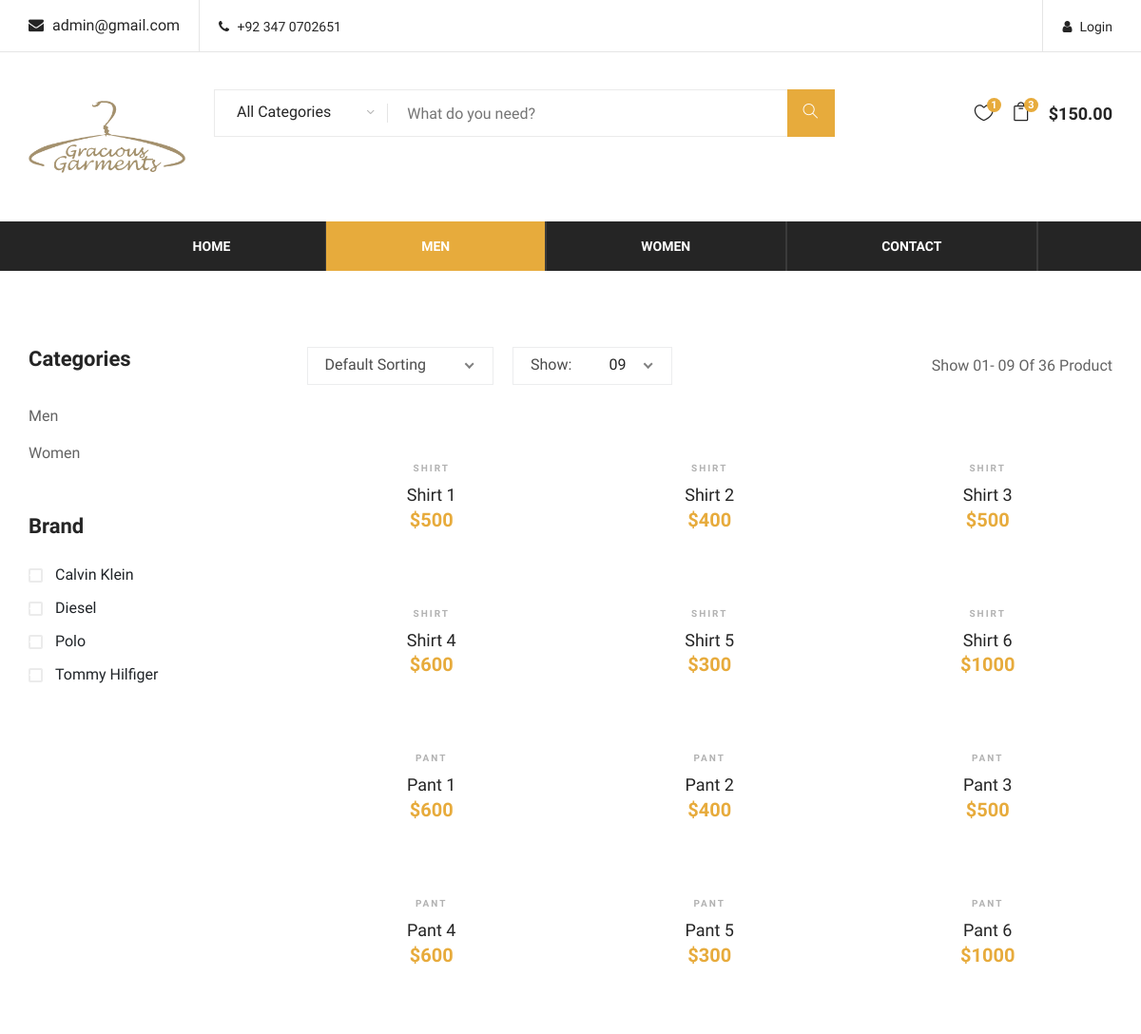
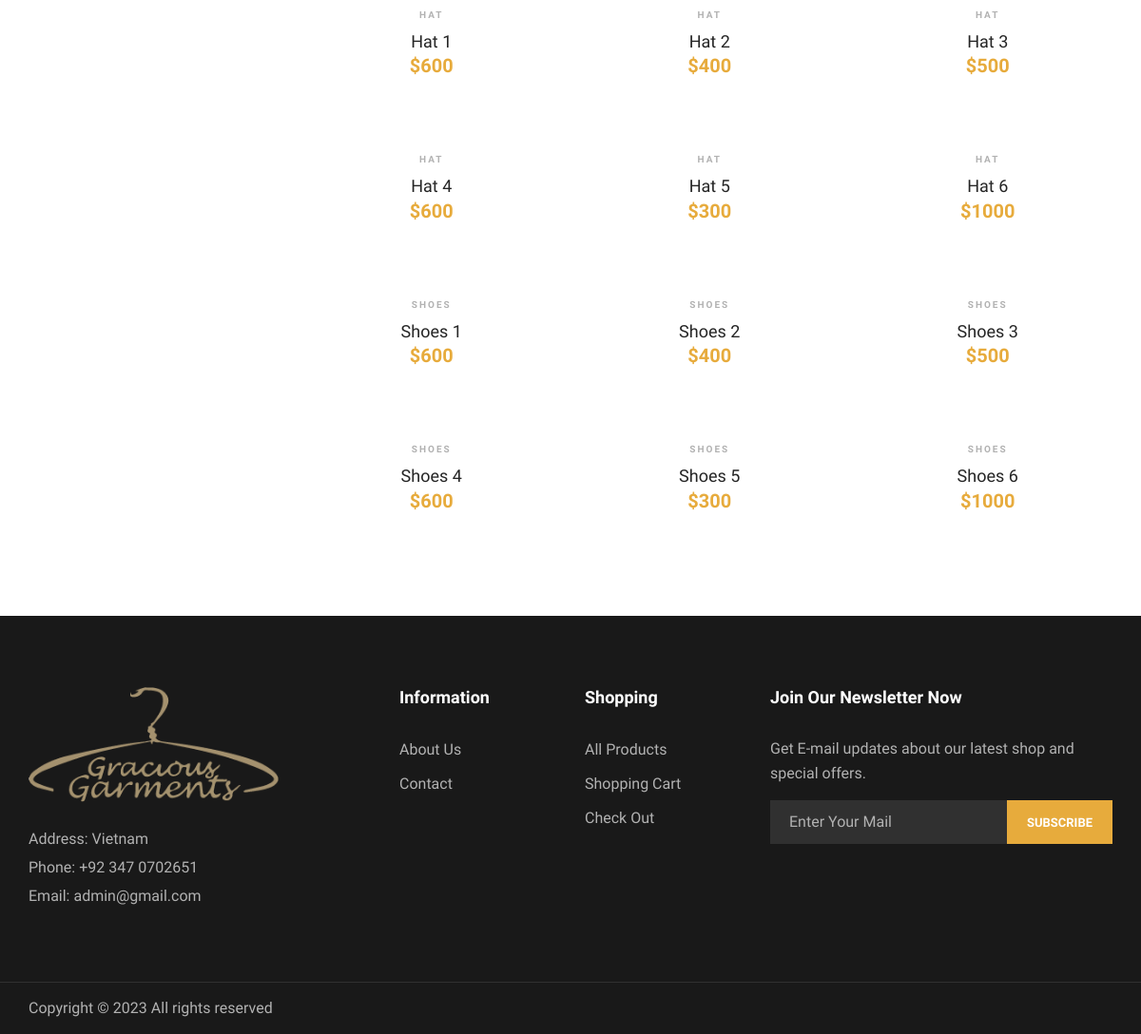
Page /men.php on the committed database (2 pictures, top to bottom).
### tables this page shows
CREATE TABLE `product` (
  `id` int(11) NOT NULL,
  `product_Name` varchar(150) NOT NULL,
  `price` varchar(50) NOT NULL,
  `category` varchar(50) NOT NULL,
  `gender` varchar(50) NOT NULL,
  `number` int(50) NOT NULL,
  `img` varchar(500) NOT NULL
);

### men.php (the view, shortened to what this page needs)
<?php
require("config.php");
$sql = "SELECT * FROM product where gender='men'";
$result = mysqli_query($conn, $sql);
?>
<!DOCTYPE html>
<html lang="zxx">
<head>
    <link rel="stylesheet" href="css/bootstrap.min.css" type="text/css">
    <link rel="stylesheet" href="css/font-awesome.min.css" type="text/css">
    <link rel="stylesheet" href="css/themify-icons.css" type="text/css">
    <link rel="stylesheet" href="css/elegant-icons.css" type="text/css">
    <link rel="stylesheet" href="css/owl.carousel.min.css" type="text/css">
    <link rel="stylesheet" href="css/nice-select.css" type="text/css">
    <link rel="stylesheet" href="css/jquery-ui.min.css" type="text/css">
    <link rel="stylesheet" href="css/slicknav.min.css" type="text/css">
    <link rel="stylesheet" href="css/style.css" type="text/css">
</head>
<body>
    <header class="header-section">
        <div class="header-top">
            <div class="container">
                <div class="ht-left">
                    <div class="mail-service">
                        <i class=" fa fa-envelope"></i> admin@gmail.com
                    </div>
                    <div class="phone-service">
                        <i class=" fa fa-phone"></i> +92 347 0702651
                    </div>
                </div>
                <div class="ht-right">
                    <a href="./login.php" class="login-panel"><i class="fa fa-user"></i>Login</a>
                </div>
            </div>
        </div>
        <div class="container">
            <div class="inner-header">
                <div class="row">
                    <div class="col-lg-2 col-md-2">
                        <div class="logo">
                            <a href="./index.php">
                                <img src="./logo-1.png" width="176px" alt="">
                            </a>
                        </div>
                    </div>
                    <div class="col-lg-7 col-md-7">
                        <div class="advanced-search">
                            <button type="button" class="category-btn">All Categories</button>
                            <div class="input-group">
                                <input type="text" placeholder="What do you need?">
                                <button type="button"><i class="ti-search"></i></button>
                            </div>
                        </div>
                    </div>
                    <div class="col-lg-3 text-right col-md-3">
                        <ul class="nav-right">
                            <li class="heart-icon">
                                <a href="#">
                                    <i class="icon_heart_alt"></i>
                                    <span>1</span>
                                </a>
                            </li>
                            <li class="cart-icon">
                                <a href="#">
                                    <i class="icon_bag_alt"></i>
                                    <span>3</span>
                                </a>
                            </li>
                            <li class="cart-price">$150.00</li>
                        </ul>
                    </div>
                </div>
            </div>
        </div>
        <div class="nav-item">
            <div class="container">
                <center>
                    <nav class="nav-menu mobile-menu">
                        <ul>
                            <li><a href="./index.php">Home</a></li>
                            <li class="active"><a href="./men.php">Men</a>
                            </li>
                            <li><a href="./women.php">Women</a>
                            </li>
                            <li><a href="./contact.php">Contact</a></li>
                        </ul>
                    </nav>
                </center>
            </div>
        </div>
    </header>
    <section class="product-shop spad">
        <div class="container">
            <div class="row">
                <div class="col-lg-3 col-md-6 col-sm-8 order-2 order-lg-1 produts-sidebar-filter">
                    <div class="filter-widget">
                        <h4 class="fw-title">Categories</h4>
                        <ul class="filter-catagories">
                            <li><a href="#">Men</a></li>
                            <li><a href="#">Women</a></li>
                        </ul>
                    </div>
                    <div class="filter-widget">
                        <h4 class="fw-title">Brand</h4>
                        <div class="fw-brand-check">
                            <div class="bc-item">
                                <label for="bc-calvin">
                                    Calvin Klein
                                    <span class="checkmark"></span>
                                </label>
                            </div>
                            <div class="bc-item">
                                <label for="bc-diesel">
                                    Diesel
                                    <span class="checkmark"></span>
                                </label>
                            </div>
                            <div class="bc-item">
                                <label for="bc-polo">
                                    Polo
                                    <span class="checkmark"></span>
                                </label>
                            </div>
                            <div class="bc-item">
                                <label for="bc-tommy">
                                    Tommy Hilfiger
                                    <span class="checkmark"></span>
                                </label>
                            </div>
                        </div>
                    </div>
                </div>
                <div class="col-lg-9 order-1 order-lg-2">
                    <div class="product-show-option">
                        <div class="row">
                            <div class="col-lg-7 col-md-7">
                                <div class="select-option">
                                </div>
                            </div>
                            <div class="col-lg-5 col-md-5 text-right">
                                <p>Show 01- 09 Of 36 Product</p>
                            </div>
                        </div>
                    </div>
                    <div class="product-list">
                        <div class="row">
                            <?php
                            while ($row = mysqli_fetch_array($result)) {
                            ?>
                                <div class="col-lg-4 col-sm-6">
                                    <div class="product-item">
                                        <div class="pi-pic">
                                          <a href="./product.php?id=<?php echo $row['id']?>">  <img src="<?php echo $row['img'] ?>" alt=""></img></a>
                                        </div>
                                        <div class="pi-text">
                                            <div class="catagory-name"><?php echo $row['category'] ?></div>
                                            <a href="#">
                                                <h5><?php echo $row['product_Name'] ?></h5>
                                            </a>
                                            <div class="product-price">
                                                $<?php echo $row['price'] ?>
                                            </div>
                                        </div>
                                    </div>
                                </div>
                            <?php
                            }
                            ?>
                        </div>
                    </div>
                </div>
            </div>
        </div>
    </section>
    <footer class="footer-section">
        <div class="container">
            <div class="row">
                <div class="col-lg-3">
                    <div class="footer-left">
                        <div class="footer-logo">
                            <a href="#"><img src="./logo-1.png" alt=""></a>
                        </div>
                        <ul>
                            <li>Address: Vietnam</li>
                            <li>Phone: +92 347 0702651</li>
                            <li>Email: admin@gmail.com</li>
                        </ul>
                    </div>
                </div>
                <div class="col-lg-2 offset-lg-1">
                    <div class="footer-widget">
                        <h5>Information</h5>
                        <ul>
                            <li><a href="#">About Us</a></li>
                            <li><a href="./contact.php">Contact</a></li>
                        </ul>
                    </div>
                </div>
                <div class="col-lg-2">
                    <div class="footer-widget">
                        <h5>Shopping</h5>
                        <ul>
                            <li><a href="./shop.php">All Products</a></li>
                            <li><a href="./shopping-cart.php">Shopping Cart</a></li>
                            <li><a href="./check-out.php">Check Out</a></li>
                        </ul>
                    </div>
                </div>
                <div class="col-lg-4">
                    <div class="newslatter-item">
                        <h5>Join Our Newsletter Now</h5>
                        <p>Get E-mail updates about our latest shop and special offers.</p>
                        <form action="#" class="subscribe-form">
                            <input type="text" placeholder="Enter Your Mail">
                            <button type="button">Subscribe</button>
                        </form>
                    </div>
                </div>
            </div>
        </div>
        <div class="copyright-reserved">
            <div class="container">
                <div class="row">
                    <div class="col-lg-12">
                        <div class="copyright-text">
                            Copyright &copy;
                             All rights reserved </i>
                        </div>
                    </div>
                </div>
            </div>
        </div>
    </footer>
</body>
</html>

### rows in the picture
product: category "SHIRT", product_Name "Shirt 1", price "500"
product: category "SHIRT", product_Name "Shirt 2", price "400"
product: category "SHIRT", product_Name "Shirt 3", price "500"
product: category "SHIRT", product_Name "Shirt 4", price "600"
product: category "SHIRT", product_Name "Shirt 5", price "300"
product: category "SHIRT", product_Name "Shirt 6", price "1000"
product: category "PANT", product_Name "Pant 1", price "600"
product: category "PANT", product_Name "Pant 2", price "400"
product: category "PANT", product_Name "Pant 3", price "500"
product: category "PANT", product_Name "Pant 4", price "600"
product: category "PANT", product_Name "Pant 5", price "300"
product: category "PANT", product_Name "Pant 6", price "1000"
product: category "HAT", product_Name "Hat 1", price "600"
product: category "HAT", product_Name "Hat 2", price "400"
product: category "HAT", product_Name "Hat 3", price "500"
product: category "HAT", product_Name "Hat 4", price "600"
product: category "HAT", product_Name "Hat 5", price "300"
product: category "HAT", product_Name "Hat 6", price "1000"
product: category "SHOES", product_Name "Shoes 1", price "600"
product: category "SHOES", product_Name "Shoes 2", price "400"
product: category "SHOES", product_Name "Shoes 3", price "500"
product: category "SHOES", product_Name "Shoes 4", price "600"
product: category "SHOES", product_Name "Shoes 5", price "300"
product: category "SHOES", product_Name "Shoes 6", price "1000"
